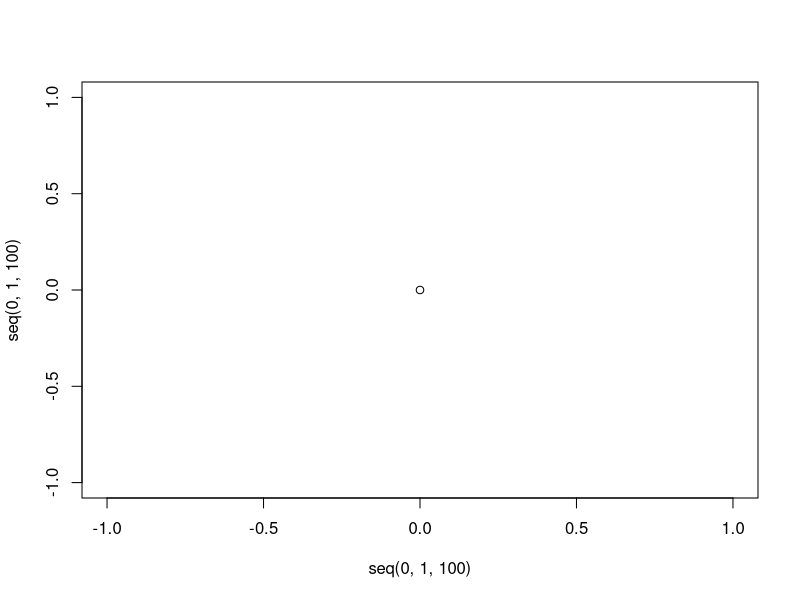
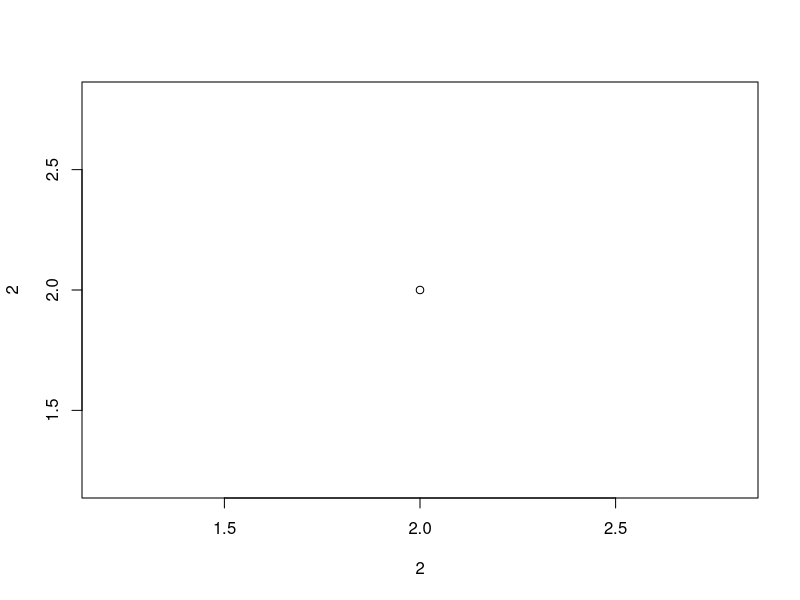

These figures' R source, in order:
## ---- chunk 1
plot(seq(0,1,100), seq(0,1,100))


plot(2,2)

